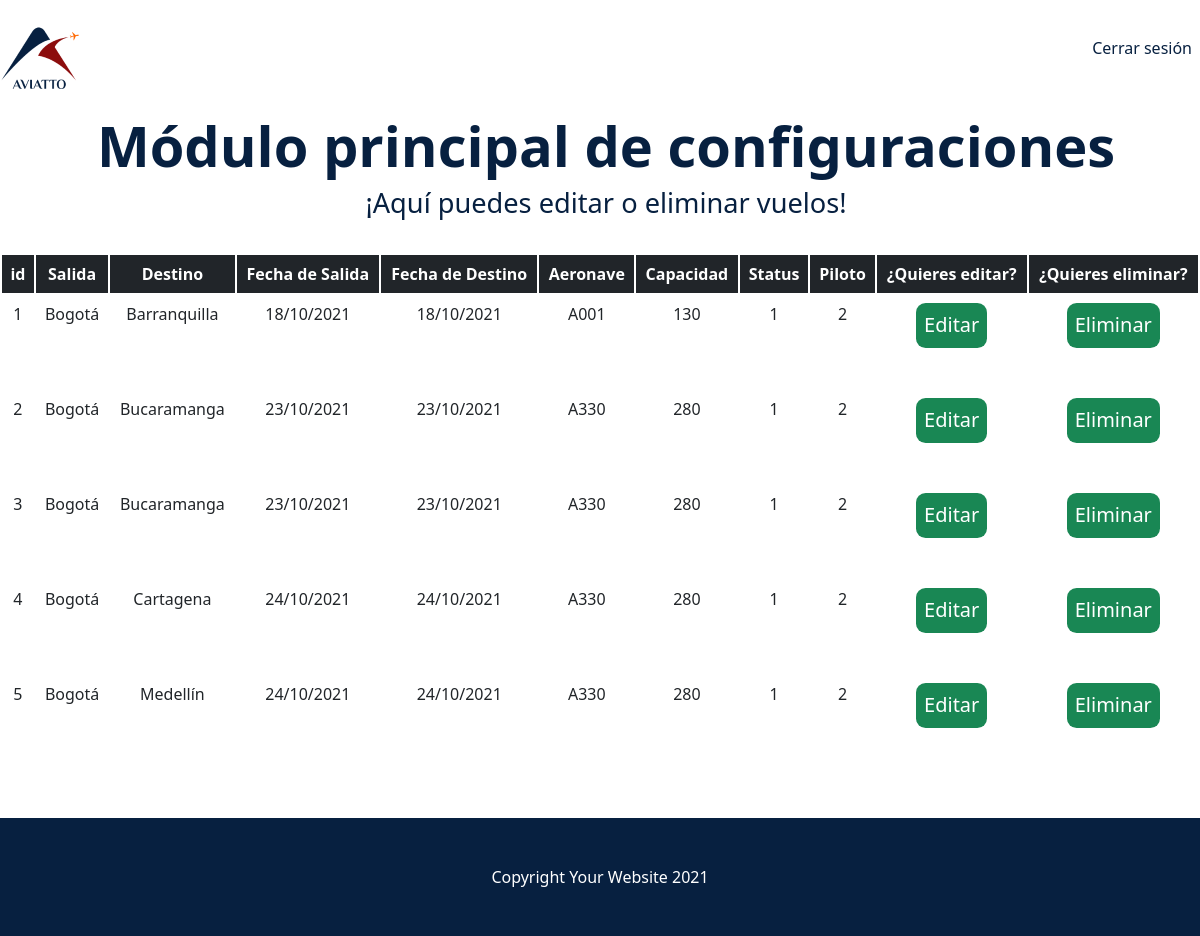
The app's page /flights, older data.
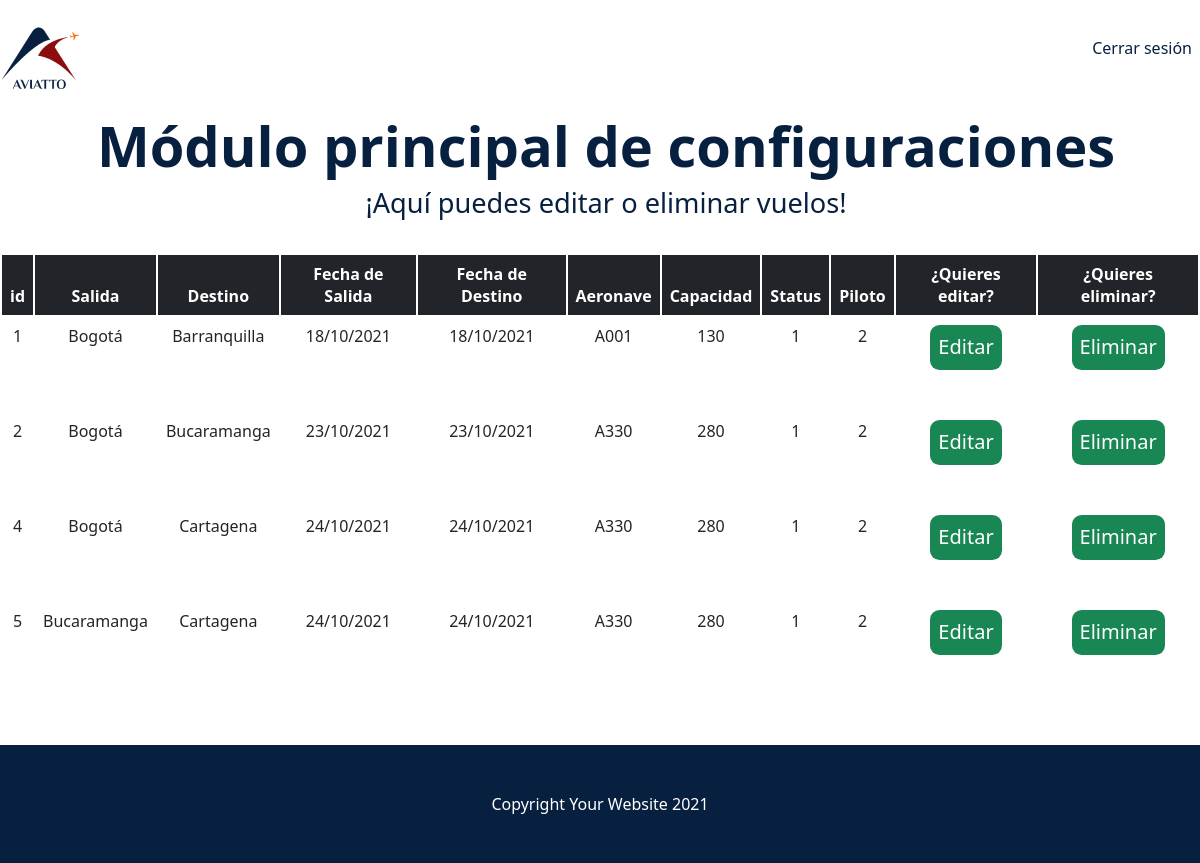
The same page, newer data.
### tables this page shows
CREATE TABLE Flight(
id integer primary key autoincrement,
depature text(30) not null,
arrival text(30) not null,
depatureTime text(20) not null,
arrivalTime text(20) not null,
plane text(20) not null,
capacity integer not null,
idStatus integer not null,
idPerson integer not null
);

### app.py (the view)
@app.route('/flights')
def flights():
    sql = f'SELECT * FROM Flight'
    db = get_db()
    cursorObj = db.cursor()
    cursorObj.execute(sql)
    flight = cursorObj.fetchall()
    return render_template('flights.html', flight=flight)

### db.py (called while the page is built)
def get_db():
    try:
        if 'db' not in g:
            print('conectada')
            g.db = sqlite3.connect('database/aviatto.db')
        return g.db
    except Error:
        print(Error)

### templates/flights.html (shortened to what this page needs)
{% extends 'layout.html' %} {% block body %}
<link
  rel="stylesheet"
  href="https://use.fontawesome.com/releases/v5.3.1/css/all.css"
/>
<header class="bg-white">
  <div class="container px-7">
    <div class="row gx-5">
      <div class="col-lg-6">
        <div class="text-center">
          <h1 class="display-5 fw-bolder text-blue mb-2">
            Módulo principal de configuraciones
          </h1>
          <p class="lead text-blue mb-4">
            ¡Aquí puedes editar o eliminar vuelos!
          </p>
        </div>
      </div>
    </div>
  </div>
</header>
<div class="container">
    <div class="justify-content-center">
        <table class="table table-hover text-blue">
            <thead class="table-dark">
                <tr>
                    <th>id</th>
                    <th>Salida</th>
                    <th>Destino</th>
                    <th>Fecha de Salida</th>
                    <th>Fecha de Destino</th>
                    <th>Aeronave</th>
                    <th>Capacidad</th>
                    <th>Status</th>
                    <th>Piloto</th>
                    <th>¿Quieres editar?</th>
                    <th>¿Quieres eliminar?</th>
                </tr>
            </thead>
            <tbody>
                {% for f in flight %}
                <tr class="text-center">
                    <td>{{f[0]}}</td>
                    <td>{{f[1]}}</td>
                    <td>{{f[2]}}</td>
                    <td>{{f[3]}}</td>
                    <td>{{f[4]}}</td>
                    <td>{{f[5]}}</td>
                    <td>{{f[6]}}</td>
                    <td>{{f[7]}}</td>
                    <td>{{f[8]}}</td>
                    <td class="text-center"><a class="btn2 justify-content-center" href="{{ url_for('editFlight', id = f[0]) }}">Editar</a></td>
                    <td class="text-center"><a class="btn2 justify-content-center" href="{{ url_for('deleteFlight', id = f[0]) }}">Eliminar</a></td>
                </tr>
                {% endfor %}
            </tbody>
        </table>
    </div>
  </div>
  <footer class="py-5 bg-dark">
    <div class="container px-3"><p class="m-0 text-center text-white">Copyright Your Website 2021</p></div>
  </footer>
    {% endblock body %}

### templates/layout.html (shortened to what this page needs)
<!DOCTYPE html>
<html lang="en">
<head>
    <link rel="stylesheet" href="../static/css/styleu.css" type="text/css" />
</head>
<body>
    <nav class="navbar navbar-expand-lg navbar-dark bg-white">
        <class class="container px-7">
          <a class="navbar-brand" href="#!"
            ><img src="../static/images/logo.png"
          /></a>
          <ul class="navbar-nav">
            <li class="nav-item">
              <a class="nav-link" href="{{ url_for('login') }}">Cerrar sesión</a>
            </li>
          </ul>
        </class>
      </nav>
      {% block body %}{% endblock body %}
    </body>
</html>

Row changes from the older to the newer data that the page shows:
removed Flight: id "3", depature "Bogotá", arrival "Bucaramanga", depatureTime "23/10/2021", arrivalTime "23/10/2021", plane "A330", capacity "280", idStatus "1", idPerson "2"
changed Flight id 5: depature "Bogotá" → "Bucaramanga"; arrival "Medellín" → "Cartagena"
